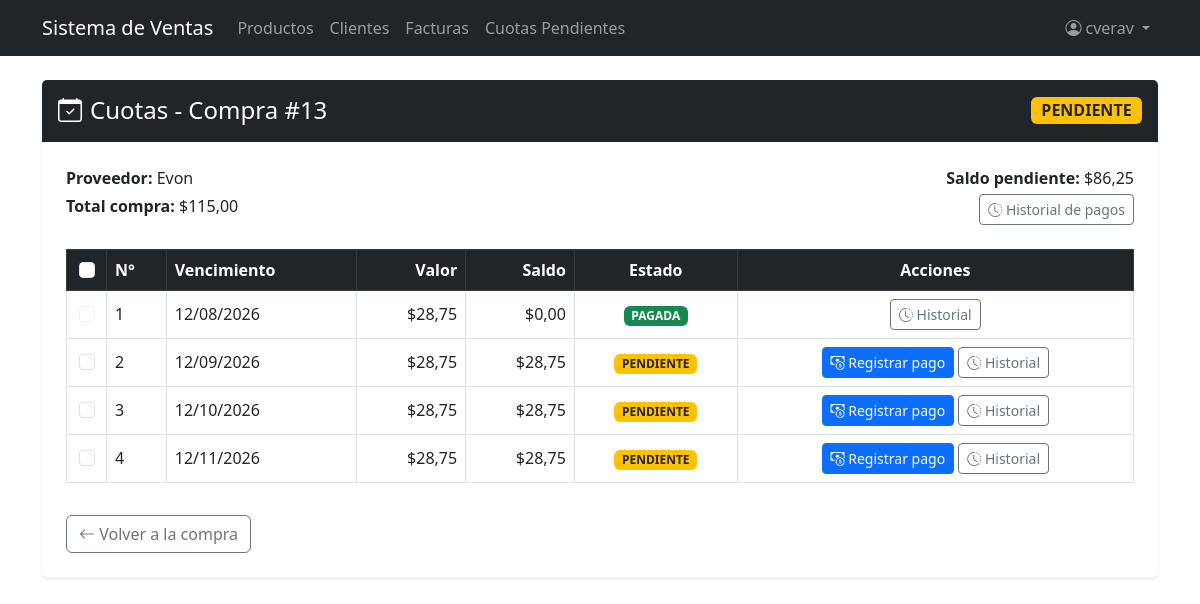
The page /creditos-compras/compra/13/cuotas/ (signed in) on the database its author committed.
### purchasing/models.py (models this page shows, shortened)
class Purchase(models.Model):
    supplier = models.ForeignKey(
        Supplier, on_delete=models.PROTECT, related_name='purchases',
        verbose_name='Proveedor'
    )
    document_number = models.CharField(
        max_length=20, verbose_name='Supplier Invoice No.'
    )
    purchase_date = models.DateTimeField(auto_now_add=True)
    subtotal = models.DecimalField(max_digits=12, decimal_places=2, default=0)
    tax = models.DecimalField(max_digits=12, decimal_places=2, default=0, verbose_name='Impuesto')
    total = models.DecimalField(max_digits=12, decimal_places=2, default=0)
    is_active = models.BooleanField(default=True)
    tipo_pago = models.CharField(
        max_length=10,
        choices=[("CONTADO", "CONTADO"), ("CREDITO", "CREDITO")],
        default="CONTADO",
        verbose_name="Tipo de pago",
    )
    saldo = models.DecimalField(max_digits=12, decimal_places=2, default=0)
    estado = models.CharField(
        max_length=15,
        choices=[("PENDIENTE", "PENDIENTE"), ("PAGADA", "PAGADA")],
        default="PENDIENTE",
    )
    class Meta:
        verbose_name = 'Purchase'
        verbose_name_plural = 'Purchases'
        ordering = ['-purchase_date']
        constraints = [
            models.UniqueConstraint(
                fields=['supplier', 'document_number'],
                name='unique_supplier_document'
            )
        ]

### billing/models.py (models this page shows)
class Supplier(models.Model):
    name = models.CharField(max_length=200, verbose_name='Nombre de la compañia')
    contact_name = models.CharField(max_length=200, blank=True, null=True, verbose_name='Nombre de contacto')
    email = models.EmailField(blank=True, null=True)
    phone = models.CharField(max_length=20, blank=True, null=True, verbose_name='Teléfono')
    address = models.TextField(blank=True, null=True, verbose_name='Dirección')
    is_active = models.BooleanField(default=True, verbose_name='Activo')
    created_at = models.DateTimeField(auto_now_add=True)
    updated_at = models.DateTimeField(auto_now=True)
    class Meta:
        verbose_name = 'Supplier'
        verbose_name_plural = 'Suppliers'
        ordering = ['name']
    def __str__(self): return self.name

### creditos_compras/models.py (models this page shows, shortened)
class CuotaCompra(models.Model):
    compra = models.ForeignKey(Purchase, on_delete=models.PROTECT, related_name='cuotas')
    numero = models.PositiveIntegerField()
    fecha_vencimiento = models.DateField()
    valor = models.DecimalField(max_digits=10, decimal_places=2)
    saldo = models.DecimalField(max_digits=10, decimal_places=2)
    estado = models.CharField(max_length=15, choices=[("PENDIENTE", "PENDIENTE"), ("PAGADA", "PAGADA")], default="PENDIENTE")
    class Meta:
        ordering = ['compra', 'numero']
        constraints = [
            models.UniqueConstraint(fields=['compra', 'numero'], name='unique_cuota_numero_por_compra')
        ]

### creditos_compras/views.py (the view)
# urls.py: path('compra/<int:pk>/cuotas/', views.CuotaListView.as_view(), name='cuotas_compra'),
class CuotaListView(LoginRequiredMixin, ListView):
    model = CuotaCompra
    template_name = 'creditos_compras/cuota_list.html'
    context_object_name = 'cuotas'
    def get_queryset(self):
        self.compra = get_object_or_404(Purchase, pk=self.kwargs['pk'])
        return CuotaCompra.objects.filter(compra=self.compra)
    def get_context_data(self, **kwargs):
        ctx = super().get_context_data(**kwargs)
        ctx['compra'] = self.compra
        return ctx

### security/templatetags/security_tags.py (called while the page is built)
@register.filter(name='role_badge_class')
def role_badge_class(role_name):
    return ROLE_BADGE_CLASSES.get(role_name, 'bg-secondary')

@register.filter(name='has_group')
def has_group(user, group_name):
    if not user.is_authenticated:
        return False
    if user.is_superuser:      # el superusuario ve todo
        return True
    return user.groups.filter(name=group_name).exists()

### creditos_compras/templates/creditos_compras/cuota_list.html (shortened to what this page needs)
{% extends 'billing/base.html' %}
{% load l10n %}
{% block content %}
<div class="card shadow-sm border-0 mb-4">
  <div class="card-header bg-dark text-white py-3 d-flex justify-content-between align-items-center">
    <h4 class="mb-0 d-flex align-items-center gap-2"><i class="bi bi-calendar-check"></i> Cuotas - Compra #{{ compra.id }}</h4>
    <span class="badge {% if compra.estado == 'PAGADA' %}bg-success{% else %}bg-warning text-dark{% endif %} fs-6">{{ compra.estado }}</span>
  </div>
  <div class="card-body p-4">
    <div class="row mb-4">
      <div class="col-md-6">
        <p class="mb-1"><strong>Proveedor:</strong> {{ compra.supplier }}</p>
        <p class="mb-1"><strong>Total compra:</strong> ${{ compra.total }}</p>
      </div>
      <div class="col-md-6 text-md-end">
        <p class="mb-1"><strong>Saldo pendiente:</strong> ${{ compra.saldo }}</p>
        <a href="{% url 'creditos_compras:historial_pagos_compra' compra.pk %}" class="btn btn-sm btn-outline-secondary">
          <i class="bi bi-clock-history"></i> Historial de pagos
        </a>
      </div>
    </div>
    <form method="post" action="{% url 'creditos_compras:pagar_cuotas_lote' compra.pk %}" id="form-pago-lote">
      <div class="table-responsive">
        <table class="table table-bordered align-middle">
          <thead class="table-dark">
            <tr>
              <th class="text-center" style="width:40px;">
                <input type="checkbox" class="form-check-input" id="chk-select-all" title="Seleccionar todas las pendientes">
              </th>
              <th>N°</th>
              <th>Vencimiento</th>
              <th class="text-end">Valor</th>
              <th class="text-end">Saldo</th>
              <th class="text-center">Estado</th>
              <th class="text-center">Acciones</th>
            </tr>
          </thead>
          <tbody>
            {% for cuota in cuotas %}
            <tr>
              <td class="text-center">
                {% if cuota.estado == 'PENDIENTE' %}
                <input type="checkbox" class="form-check-input cuota-checkbox" name="cuotas" value="{{ cuota.pk }}" data-saldo="{{ cuota.saldo|unlocalize }}">
                {% else %}
                <input type="checkbox" class="form-check-input" disabled>
                {% endif %}
              </td>
              <td>{{ cuota.numero }}</td>
              <td>{{ cuota.fecha_vencimiento|date:"d/m/Y" }}</td>
              <td class="text-end">${{ cuota.valor }}</td>
              <td class="text-end">${{ cuota.saldo }}</td>
              <td class="text-center">
                <span class="badge {% if cuota.estado == 'PAGADA' %}bg-success{% else %}bg-warning text-dark{% endif %}">{{ cuota.estado }}</span>
              </td>
              <td class="text-center text-nowrap">
                {% if cuota.estado == 'PENDIENTE' %}
                <a href="{% url 'creditos_compras:registrar_pago' cuota.pk %}" class="btn btn-sm btn-primary">
                  <i class="bi bi-cash-coin"></i> Registrar pago
                </a>
                {% endif %}
                <a href="{% url 'creditos_compras:historial_pagos_cuota' cuota.pk %}" class="btn btn-sm btn-outline-secondary">
                  <i class="bi bi-clock-history"></i> Historial
                </a>
              </td>
            </tr>
            {% empty %}
            <tr><td colspan="7" class="text-center text-muted py-3">Esta compra no tiene cuotas (fue de contado).</td></tr>
            {% endfor %}
          </tbody>
        </table>
      </div>
    </form>
    <a href="{% url 'purchasing:purchase_detail' compra.pk %}" class="btn btn-outline-secondary mt-3">
      <i class="bi bi-arrow-left"></i> Volver a la compra
    </a>
  </div>
</div>
{% endblock %}

### billing/templates/billing/base.html (shortened to what this page needs)
{% load security_tags %}
<!DOCTYPE html>
<html lang="es">
<head>
  <link href="https://cdn.jsdelivr.net/npm/bootstrap@5.3.0/dist/css/bootstrap.min.css" rel="stylesheet">
  <link href="https://cdn.jsdelivr.net/npm/bootstrap-icons@1.11.3/font/bootstrap-icons.min.css" rel="stylesheet">
</head>
<body>
<nav class="navbar navbar-expand-lg navbar-dark bg-dark">
  <div class="container">
    <a class="navbar-brand" href="{% url 'billing:home' %}">Sistema de Ventas</a>
    <div class="collapse navbar-collapse" id="nav">
      <ul class="navbar-nav me-auto">
        {% if user.is_authenticated %}
        {% if perms.billing.view_product %}
        <li class="nav-item"><a class="nav-link" href="{% url 'billing:product_list' %}">Productos</a></li>
        {% endif %}
        {% if perms.billing.view_customer %}
        <li class="nav-item"><a class="nav-link" href="{% url 'billing:customer_list' %}">Clientes</a></li>
        {% endif %}
        {% if perms.billing.view_invoice %}
        <li class="nav-item"><a class="nav-link" href="{% url 'billing:invoice_list' %}">Facturas</a></li>
        <li class="nav-item"><a class="nav-link" href="{% url 'creditos_ventas:cuotas_pendientes' %}">Cuotas Pendientes</a></li>
        {% endif %}
        {% endif %}
      </ul>
      <ul class="navbar-nav">
        {% if user.is_authenticated %}
        {% with role=user.groups.first %}
        <li class="nav-item dropdown">
          <a class="nav-link dropdown-toggle" href="#" data-bs-toggle="dropdown">
            <i class="bi bi-person-circle me-1"></i>{{ user.username }}
          </a>
        </li>
        {% endwith %}
        {% else %}
        <li class="nav-item">
          <a class="nav-link" href="{% url 'security:login' %}">Login</a>
        </li>
        {% endif %}
      </ul>
    </div>
  </div>
</nav>
<div class="container mt-4">
  {% block content %}
  {% endblock %}
</div>
</body>
</html>

### rows shown on the page
Purchase: id "13", estado "PENDIENTE", supplier "Evon", total "115,00", saldo "86,25"
CuotaCompra: numero "1", fecha_vencimiento "12/08/2026", valor "28,75", saldo "0,00", estado "PAGADA"
CuotaCompra: numero "2", fecha_vencimiento "12/09/2026", valor "28,75", saldo "28,75", estado "PENDIENTE", shows "Registrar pago"
CuotaCompra: numero "3", fecha_vencimiento "12/10/2026", valor "28,75", saldo "28,75", estado "PENDIENTE", shows "Registrar pago"
CuotaCompra: numero "4", fecha_vencimiento "12/11/2026", valor "28,75", saldo "28,75", estado "PENDIENTE", shows "Registrar pago"

### other values the page prints
{{ user.username }} "cverav"
